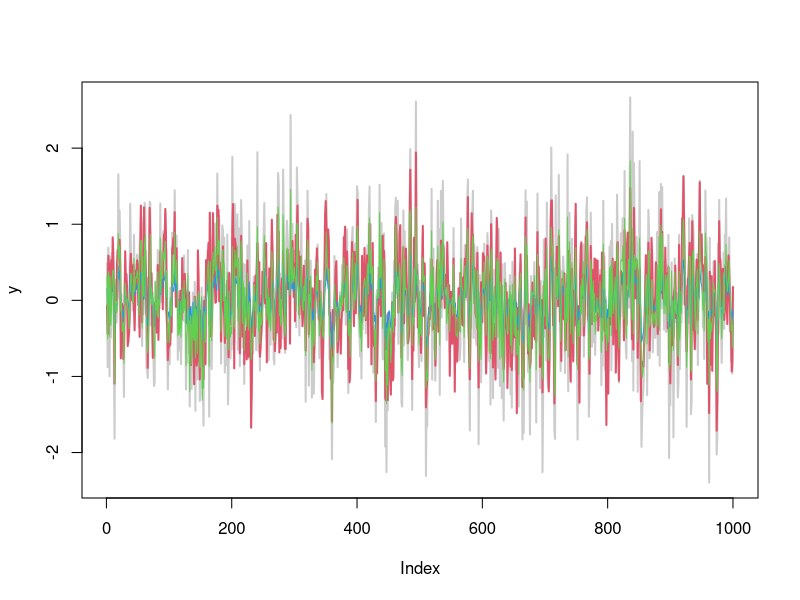

Reproduce this figure in R.
rm(list=ls(all=TRUE))
set.seed(1)
q025 = function(x) quantile(x,0.025)
q975 = function(x) quantile(x,0.975)

nn       = 1000
alpha.tr = 0.01
beta.tr  = 0.5
tau.tr   = 0.5
sig.tr   = 0.5
x.tr     = rep(NA,nn)

x0       = rnorm(1,alpha.tr/(1-beta.tr),sqrt(tau.tr^2/(1-beta.tr^2)))
x.tr[1]  = rnorm(1,alpha.tr+beta.tr*x0,tau.tr)
for(t in 2:nn) x.tr[t] = rnorm(1,alpha.tr+beta.tr*x.tr[t-1],tau.tr)
y        = rnorm(nn,x.tr,sig.tr)

par(mfrow=c(1,1))
plot(y,type='l',lwd=2,col='gray80')
lines(x.tr,col=2,lwd=2)

N   = 5000 #number of particles
xss1 = matrix(NA,ncol=4,nrow=nn)

x0 = rnorm(N,alpha.tr/(1-beta.tr),sqrt(tau.tr^2/(1-beta.tr^2)))


# just resample-propagae
for(t in 1:nn){
    ws  = dnorm(y[t],x0,sig.tr)
    ind = sample(N,prob = ws,replace = TRUE)
    xs  = rnorm(N,alpha.tr+beta.tr*x0[ind],tau.tr)
    # ws2 = dnorm(y[t],xs,sig.tr)/ws
    # ind = sample(N,prob = ws2,replace = TRUE)
    # x0  = xs[ind]
    x0=xs
    xss1[t,] = c(q025(x0),mean(x0),median(x0),q975(x0))
}



# resample-propagate-resample
xss2 = matrix(NA,ncol=4,nrow=nn)
x0 = rnorm(N,alpha.tr/(1-beta.tr),sqrt(tau.tr^2/(1-beta.tr^2)))
for(t in 1:nn){
    ws  = dnorm(y[t],x0,sig.tr)
    ind = sample(N,prob = ws,replace = TRUE)
    xs  = rnorm(N,alpha.tr+beta.tr*x0[ind],tau.tr)
    ws2 = dnorm(y[t],xs,sig.tr)/ws
    ind = sample(N,prob = ws2,replace = TRUE)
    x0  = xs[ind]
    xss2[t,] = c(q025(x0),mean(x0),median(x0),q975(x0))
}


lines(xss1[,2],col=4)
lines(xss2[,2],col=3)

c(sum((xss1[,2]-x.tr)^2),sum((xss1[,3]-x.tr)^2))/
c(sum((xss2[,2]-x.tr)^2),sum((xss2[,3]-x.tr)^2))


mean(xss1[,4]-xss1[,1])
mean(xss2[,4]-xss2[,1])



